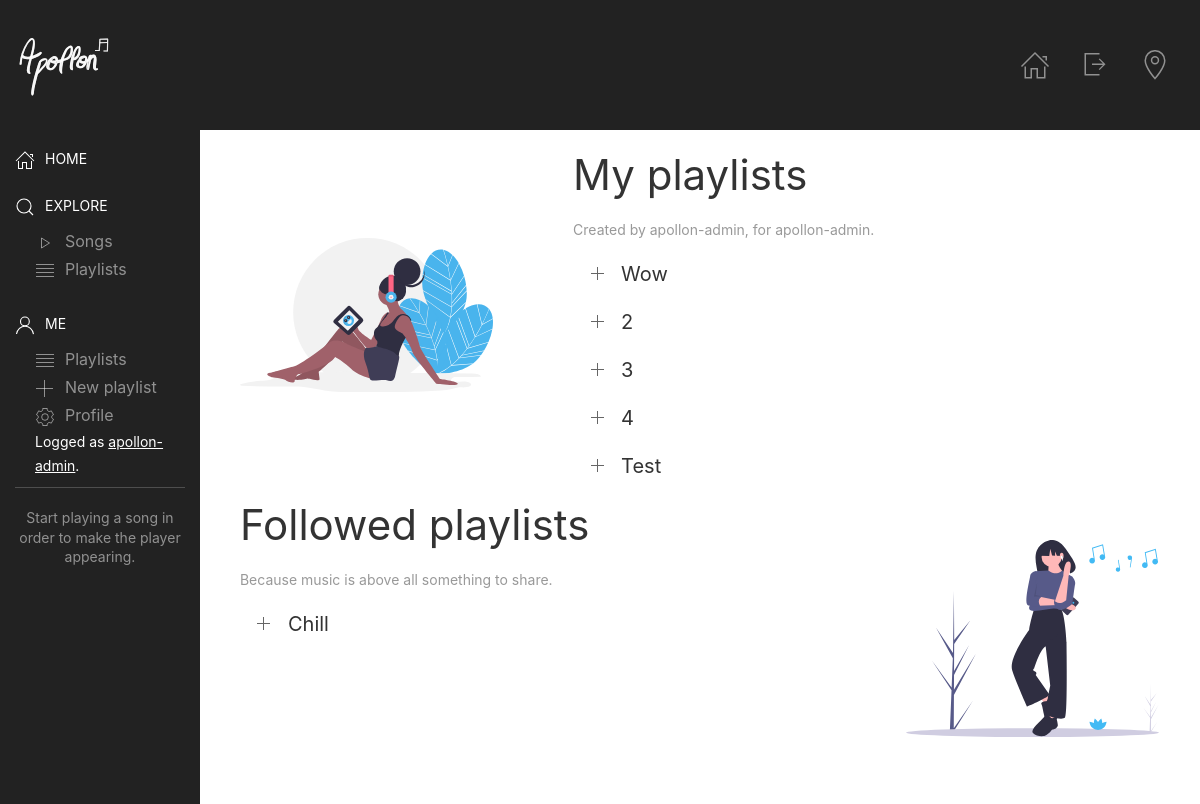
Screenshot of /me/playlists (signed in) with the database file from the repository.
### app/models/playlist.py (models this page shows, shortened)
class Playlist(models.Model):
    created_by = models.ForeignKey(UserProfile,
                                   blank=True,
                                   null=True,
                                   unique=False,
                                   on_delete=models.CASCADE)
    title = models.CharField(blank=True,
                             null=False,
                             max_length=500)
    picture = models.TextField(blank=True,
                               null=True,
                               default='/static/img/album-img-not-found.png',
                               max_length=500)
    description = models.TextField(blank=True,
                                   null=True,
                                   default='No description provided',
                                   max_length=500)
    songs = models.ManyToManyField(Song,
                                   blank=True,
                                   related_name='playlists')
    followers = models.ManyToManyField(UserProfile,
                                       blank=True,
                                       related_name='playlists_followed')
    created_at = models.DateTimeField(blank=True,
                                      null=True,
                                      auto_now_add=True)
    is_public = models.BooleanField(blank=True,
                                    null=False,
                                    default=True)

### app/views/playlist.py (the view)
# urls.py: path('me/playlists', PlaylistList.as_view(), name='app_user_playlists'),
class PlaylistList(LoginRequiredMixin, ListView):
    template_name = 'playlist/list.html'
    model = Playlist
    def get_context_data(self, **kwargs):
        context = super().get_context_data(**kwargs)
        context['playlists_followed'] = Playlist.objects.filter(followers__user=self.request.user)
        return context
    def get_queryset(self):
        return Playlist.objects.filter(created_by__user_id=self.request.user.id)

### templates/playlist/list.html (shortened to what this page needs)
{% extends 'layouts/home.html' %}
{% load static i18n %}
{% block content %}
    <section class="uk-section uk-grid-large uk-grid-collapse" uk-grid>
        <div class="uk-width-1-3@s uk-margin-top uk-flex uk-flex-center uk-padding">
            <img uk-img src="{% static 'img/illustrations/undraw_contemplating_8t0x.svg' %}" alt="">
        </div>
        <div class="uk-width-2-3@s uk-margin-top">
            <div class="uk-container uk-margin-right">
                <h1>{% trans 'My playlists' %}</h1>
                <p class="uk-text-meta">
                </p>
                <ul uk-accordion>
                    {% for playlist in object_list %}
                        <li>
                            <a class="uk-accordion-title">{{ playlist.title }}</a>
                        </li>
                    {% endfor %}
                </ul>
            </div>
        </div>
        <div class="uk-width-2-3@s uk-margin-top">
            <div class="uk-container uk-margin-right">
                <h1>{% trans 'Followed playlists' %}</h1>
                <p class="uk-text-meta">{% trans 'Because music is above all something to share' %}.</p>
                <ul uk-accordion>
                    {% for playlist in playlists_followed %}
                        <li>
                            <a class="uk-accordion-title">{{ playlist.title }}</a>
                        </li>
                    {% endfor %}
                </ul>
            </div>
        </div>
        <div class="uk-width-1-3@s uk-margin-top uk-flex uk-flex-center uk-padding">
            <img uk-img src="{% static 'img/illustrations/undraw_listening_1u79.svg' %}" alt="">
        </div>
    </section>
{% endblock %}

### templates/layouts/home.html (shortened to what this page needs)
{% extends 'layouts/base.html' %}
{% load static i18n custom_tags%}
{% block body %}
    {% block nav %}
        <div class="top-wrap uk-position-relative uk-light uk-background-secondary">
            <div id="usernav" class="nav" uk-sticky="cls-active: uk-background-secondary uk-box-shadow-medium; top: 100vh; animation: uk-animation-slide-top">
                <div class="uk-padding-small">
                    <nav class="uk-navbar uk-navbar-container uk-navbar-transparent" data-uk-navbar>
                        <div class="uk-navbar-left">
                            <div class="uk-navbar-item uk-padding-remove-horizontal uk-animation-toggle">
                            </div>
                        </div>
                        <div class="uk-navbar-right">
                            <ul class="uk-navbar-nav uk-visible@s">
                                <li>
                                    <a href="{% url 'app_home' %}" uk-icon="icon : home; ratio : 1.5"></a>
                                </li>
                                <li>
                                    <a uk-icon="icon : sign-out; ratio : 1.5" href="{% url 'app_logout' %}"></a>
                                </li>
                                <li>
                                    <a href="#" uk-icon="icon : location; ratio : 1.5"></a>
                                </li>
                            </ul>
                        </div>
                    </nav>
                </div>
            </div>
        </div>
    {% endblock %}
    <div class="uk-grid-collapse" uk-grid id="sidebar">
        <div class="uk-width-1-6@l uk-visible@s uk-background-secondary uk-light uk-padding-small">
            {% block  sidebar %}
                <div uk-sticky="top: #usernav; offset: 100; media: @l" uk-height-viewport>
                    <ul class="uk-nav uk-nav-primary uk-margin-auto-vertical">
                        <a href="{% url 'app_home' %}" class="uk-nav-header uk-text-middle">
                            <span class="uk-margin-small-right" uk-icon="home"></span>{% trans 'Home' %}
                        </a>
                        <li class="uk-nav-header"><span class="uk-margin-small-right" uk-icon="search"></span>{% trans 'Explore' %}</li>
                        <li class="uk-parent">
                            <ul class="uk-nav-sub uk-margin-left">
                                <li>
                                    <a href="{% url 'app_search_songs' %}"><span class="uk-margin-small-right" uk-icon="play"></span>{% trans 'Songs' %}</a>
                                </li>
                                <li>
                                    <a href="{% url 'app_search_playlists' %}"><span class="uk-margin-small-right" uk-icon="table"></span>{% trans 'Playlists' %}</a>
                                </li>
                            </ul>
                        </li>
                        <li class="uk-nav-header"><span class="uk-margin-small-right" uk-icon="user"></span>{% trans 'Me' %}</li>
                        <li class="uk-parent">
                            <ul class="uk-nav-sub uk-margin-left">
                                <li>
                                    <a href="{% url 'app_user_playlists' %}"><span class="uk-margin-small-right" uk-icon="table"></span>{% trans 'Playlists' %}</a>
                                </li>
                                <li>
                                    <a href="{% url 'app_new_playlist' %}"><span class="uk-margin-small-right" uk-icon="plus"></span>{% trans 'New playlist' %}</a>
                                </li>
                                <li>
                                    <a href="{% url 'app_profile_update' user.id %}"><span class="uk-margin-small-right" uk-icon="cog"></span>{% trans 'Profile' %}</a>
                                </li>
                                <li>
                                    <span class="uk-text-meta uk-text-primary">
                                        {% trans 'Logged as' %}&nbsp;<u>{{ user.username }}</u>.
                                    </span>
                                </li>
                            </ul>
                        </li>
                        <li class="uk-nav-divider"></li>
                        <li>
                            <div id="hidden-player-container" uk-grid class="uk-grid-collapse uk-margin-top">
                                {% block apollon-player %}
                                    <span class="uk-text-meta uk-text-center uk-width-1-1">
                                    {% trans 'Start playing a song in order to make the player appearing.' %}
                                    </span>
                                {% endblock %}
                            </div>
                        </li>
                    </ul>
                </div>
            {% endblock %}
        </div>
        <div class="uk-width-5-6@l uk-width-1-1@s">
            {% block content %}{% endblock %}
        </div>
    </div>
{% endblock %}

### rows the page displays
Playlist: title "Wow"
Playlist: title "2"
Playlist: title "3"
Playlist: title "4"
Playlist: title "Test"
Playlist: title "Chill"

### other values shown
{{ user.username }} "apollon-admin"
